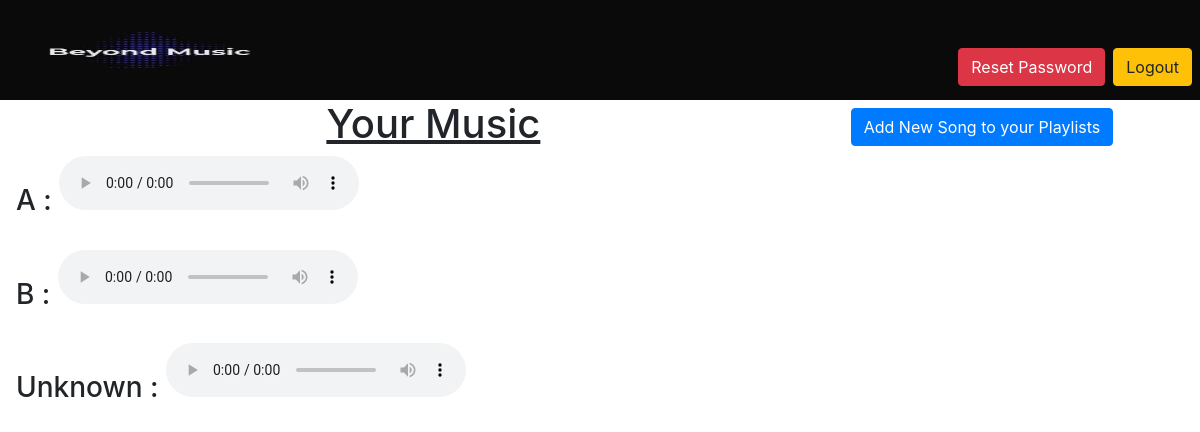
/playlist/ (signed in), run on an earlier commit of the app's database.
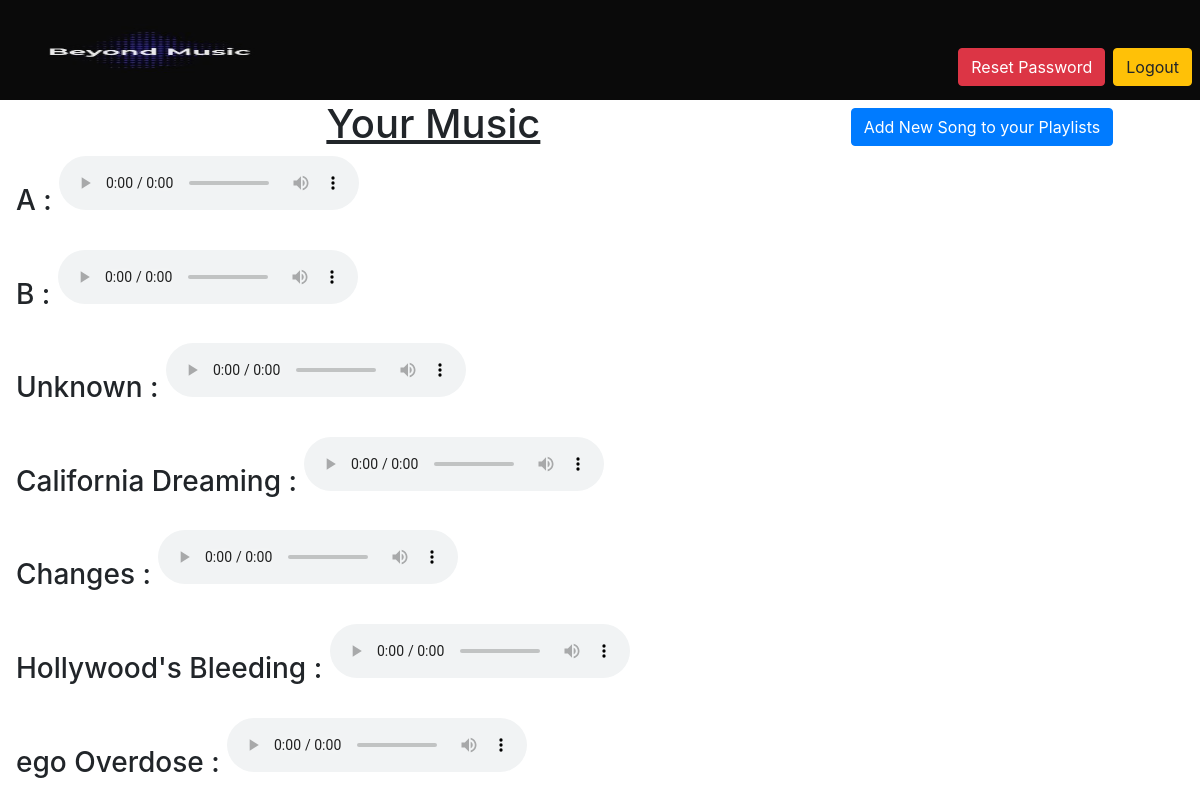
And on a later commit of the database.
### playlist/models.py (models this page shows, shortened)
class Song(models.Model):
    choices = ((0, 'happy'),
               (1, 'angry'),
               (2, 'sad'),
               (3, 'neutral'),
               (4, 'general'))
    user = models.ForeignKey(User, on_delete=models.CASCADE)
    track = models.FileField(upload_to='Songs')
    type = models.IntegerField(choices)
    name = models.CharField(max_length=30, default="Unknown", blank=True)

### playlist/views.py (the view)
# urls.py: path('',views.general,name='general'),
@login_required(login_url='accounts:login')
def general(request):
    user = request.user
    songs = Song.objects.all().filter(user=user)
    return render(request, 'playlist/general.html', {'songs': songs})

### playlist/templates/playlist/general.html
{% extends 'base_layout.html' %}
{% block content %}
<a href="{% url 'playlist:song' %}" class="btn btn-primary mt-2" style="float:right;">Add New Song to your Playlists</a>
<h1 align="center"><u>Your Music</u></h1>
{% for song in songs %}
<h3>{{song.name}} : <audio controls><source src="{{song.track.url}}" type="audio/mp3"></audio></h3><br>
{% endfor %}
{% endblock %}

### templates/base_layout.html (shortened to what this page needs)
{% load static %}
<html lang="en">
<head>
    <link rel="stylesheet" href = "{%static 'style.css'%}">
    <link rel="stylesheet" href="https://maxcdn.bootstrapcdn.com/bootstrap/4.0.0/css/bootstrap.min.css">
</head>
<body>
    <header>
        <div class="logo">
            <a href="{% url 'startpage' %}"><img class="logoo" src="{% static 'logo.jpg' %}"></a>
            {% if user.is_authenticated%}
            <form class="logout-link mt-5 mr-2" action="{%url 'accounts:logout'%}" method="post" style="float:right;">
                <input type="submit" value="Logout" class="btn btn-warning mt-10">
            </form>
            <a href="{%url 'accounts:reset'%}" class="btn btn-danger mt-5 mr-2" style="float:right;"> Reset Password</a>
            {% else %}
            <a class="btn btn-success mt-5 mr-3" href="{% url 'accounts:login' %}" style="float:right;">Login</a>
            {% endif %}
        </div>
        <div class="wrapper mt-0 ml-3">
            {% block content %}
            {% endblock %}
        </div>
    </header>
</body>
</html>

### static/style.css (style rules this page uses)
.logoo { height:100px; width:300px; }
.logo { height:100 px; width:100%; background-color : #0A0A0A; }

What changed in the data, as far as the page shows it:
added Song: name "California Dreaming"
added Song: name "Changes"
added Song: name "Hollywood's Bleeding"
added Song: name "ego Overdose"
